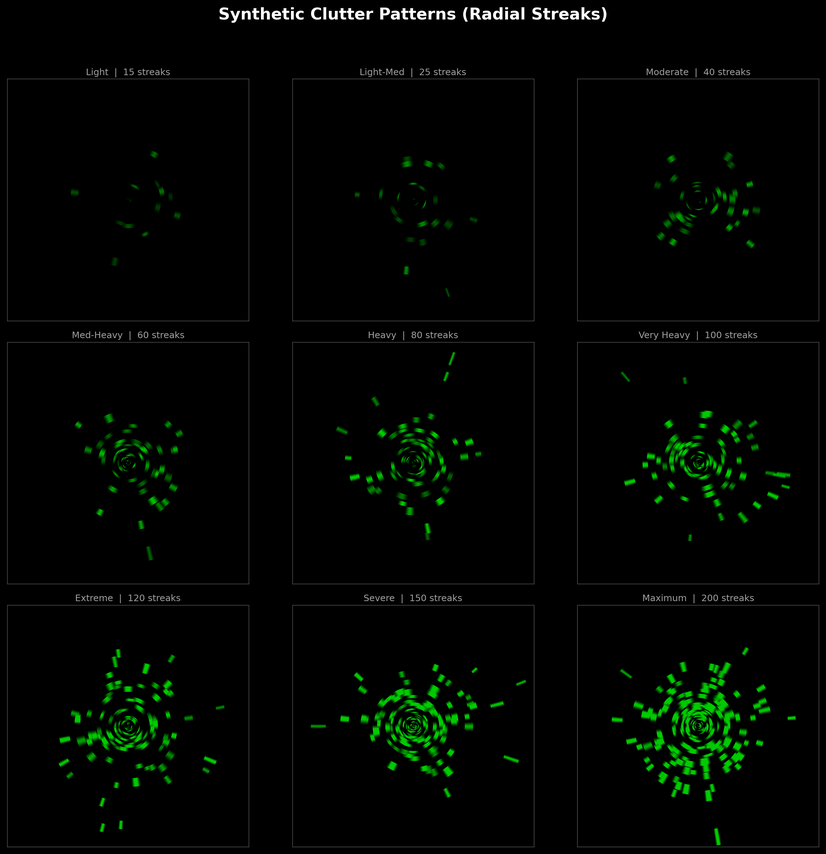
#> input picture Research/echo_trail/presentation/viz_clutter_collage.png, 826 x 854 px, shrunk from 2288 x 2364 before the run
$ python apply_trails.py --images-dir ../presentation --output-dir out
#> lines starting #> are read from the running program, lines starting #| are printed output that depends on the picture; after the words box and inside, x2 and y2 are one past the last pixel; in counts of white or black regions, pixels touching at a corner belong together
#!/usr/bin/env python3
"""Standalone echo trail renderer for ablation study.

Reads raw grayscale PNGs from Stage 4 output and applies configurable
trail rendering with multiple decay functions, intensity encoding modes,
and color mapping strategies. Uses per-pixel max compositing (Eq. 5).

Usage:
    python apply_trails.py \
        --images-dir /path/to/images \
        --labels-dir /path/to/YOLO_labels \
        --output-dir /path/to/output \
        --trail-length 6 \
        --decay linear \
        --intensity-mode binary \
        --color-mode mono
"""

import argparse
import shutil
from concurrent.futures import ThreadPoolExecutor, as_completed
from pathlib import Path
from typing import List, Optional, Tuple

import numpy as np
from PIL import Image


# ---------------------------------------------------------------------------
# Decay functions  (paper Eq. 5)
# ---------------------------------------------------------------------------

# [11 lines left out: function decay_exponential, not called in this run]


def decay_concave(k: int, N: int, p: float = 3.0) -> float:
    """Concave power decay: f(k) = max(0, 1 - (k/N)^p)."""
    return max(0.0, 1.0 - (k / N) ** p)


def decay_linear(k: int, N: int) -> float:
    """Linear decay: f(k) = 1 - k/N."""
    return max(0.0, 1.0 - k / N)


def decay_step(k: int, N: int) -> float:
    """Step (uniform) decay: f(k) = 1 if k < N else 0."""
    return 1.0 if k < N else 0.0


DECAY_FUNCTIONS = {
    "exponential": decay_exponential,
    "concave": decay_concave,
    "linear": decay_linear,
    "step": decay_step,
}


# ---------------------------------------------------------------------------
# Color mapping strategies
# ---------------------------------------------------------------------------

# [47 lines left out: functions colormap_mono, colormap_twotone, colormap_gradient, colormap_intensity, not called in this run]


COLOR_MODES = {
    "mono": "monochrome",
    "twotone": "two-tone",
    "gradient": "gradient",
    "intensity": "intensity-mapped",
}


# ---------------------------------------------------------------------------
# Core trail compositing (per-pixel max, paper Eq. 5)
# ---------------------------------------------------------------------------

def process_frame(
    frame_idx: int,
    image_files: List[Path],
    trail_length: int,
    decay_name: str,
    intensity_mode: str,
    color_mode: str,
    output_dir: Path,
) -> Optional[Path]:
    """Render one frame with echo trail overlay.

    Compositing uses per-pixel MAX across all weighted history frames,
    matching the paper's Eq. 5 formulation.
    """
#> called with frame_idx = 0, trail_length = 6, decay_name = 'linear', intensity_mode = 'binary', color_mode = 'mono'
    current_path = image_files[frame_idx]
    try:
        current_img = np.array(Image.open(current_path).convert("L"), dtype=np.float32)
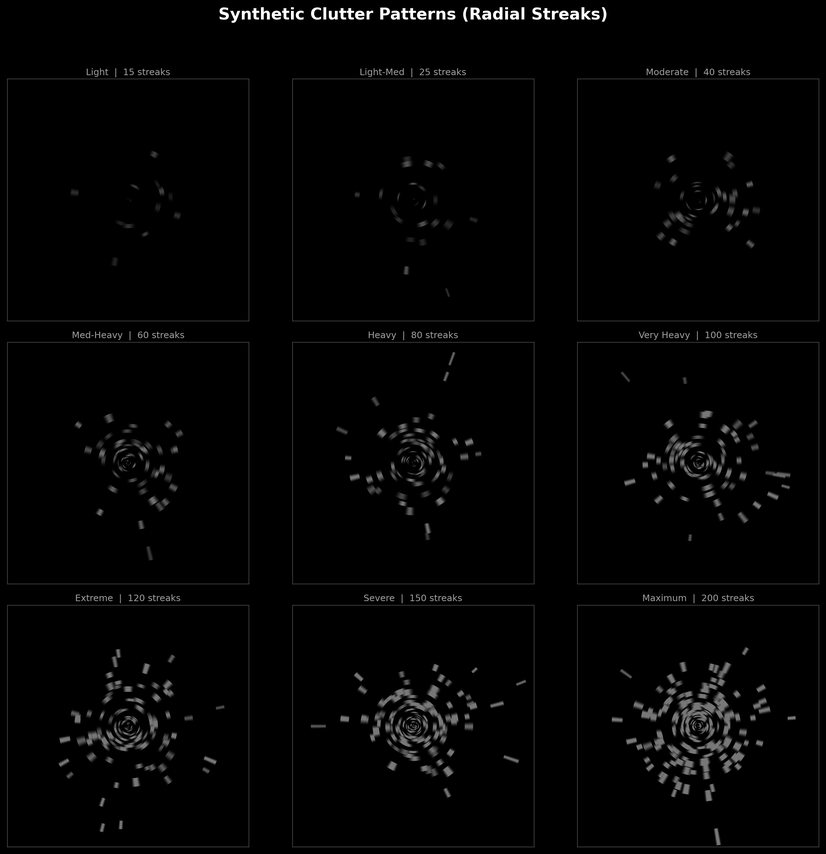
#> current_img: shape (854, 826) float32; min 0, max 255, mean 4.1
        h, w = current_img.shape
#> h = 854; w = 826

        # Gather history frames
        history_start = max(0, frame_idx - trail_length)
        history_indices = list(range(history_start, frame_idx))

        decay_fn = DECAY_FUNCTIONS[decay_name]
        N = trail_length

        # Accumulate per-pixel max across 3 RGB channels
        canvas_r = np.zeros((h, w), dtype=np.float32)
        canvas_g = np.zeros((h, w), dtype=np.float32)
        canvas_b = np.zeros((h, w), dtype=np.float32)

        for hist_frame_idx in history_indices:
            age = frame_idx - hist_frame_idx  # 1..N
            k = age  # k=1 is most recent, k=N is oldest
            weight = decay_fn(k, N)
            if weight <= 0:
                continue

            age_frac = k / N  # 0..1, 0=newest, 1=oldest

            try:
                hist_gray = np.array(
                    Image.open(image_files[hist_frame_idx]).convert("L"),
                    dtype=np.float32,
                )
            except Exception:
                continue

            # Intensity encoding
            if intensity_mode == "binary":
                mask = (hist_gray > 0).astype(np.float32)
                pixel_weight = mask * weight
            else:  # proportional
                pixel_weight = (hist_gray / 255.0) * weight

            # Apply color mapping per-pixel
            if color_mode == "mono":
                fr = np.zeros_like(pixel_weight)
                fg = pixel_weight
                fb = np.zeros_like(pixel_weight)
            elif color_mode == "twotone":
                # Trail = red (dimming with age via pixel_weight)
                fr = pixel_weight
                fg = np.zeros_like(pixel_weight)
                fb = np.zeros_like(pixel_weight)
            elif color_mode == "gradient":
                # Green -> yellow -> red based on age
                if age_frac < 0.5:
                    fr = pixel_weight * (age_frac * 2)
                    fg = pixel_weight
                else:
                    fr = pixel_weight
                    fg = pixel_weight * (1 - (age_frac - 0.5) * 2)
                fb = np.zeros_like(pixel_weight)
            elif color_mode == "intensity":
                # Jet-like mapping based on original pixel value
                norm_val = hist_gray / 255.0
                fr = np.zeros_like(pixel_weight)
                fg = np.zeros_like(pixel_weight)
                fb = np.zeros_like(pixel_weight)
                # Piecewise jet ramp
                m1 = norm_val < 0.25
                m2 = (norm_val >= 0.25) & (norm_val < 0.5)
                m3 = (norm_val >= 0.5) & (norm_val < 0.75)
                m4 = norm_val >= 0.75
                fr[m3] = (norm_val[m3] - 0.5) * 4
                fr[m4] = 1.0
                fg[m1] = norm_val[m1] * 4
                fg[m2] = 1.0
                fg[m3] = 1.0
                fg[m4] = 1.0 - (norm_val[m4] - 0.75) * 4
                fb[m1] = 1.0
                fb[m2] = 1.0 - (norm_val[m2] - 0.25) * 4
                fr *= pixel_weight
                fg *= pixel_weight
                fb *= pixel_weight
            else:
                fr = np.zeros_like(pixel_weight)
                fg = pixel_weight
                fb = np.zeros_like(pixel_weight)

            # Per-pixel MAX compositing
            canvas_r = np.maximum(canvas_r, fr)
            canvas_g = np.maximum(canvas_g, fg)
            canvas_b = np.maximum(canvas_b, fb)

        # Composite current frame on top (always full intensity)
        current_norm = current_img / 255.0

        if color_mode == "mono":
            cur_r = np.zeros_like(current_norm)
            cur_g = current_norm
            cur_b = np.zeros_like(current_norm)
        elif color_mode == "twotone":
            # Current = green
            cur_r = np.zeros_like(current_norm)
            cur_g = current_norm
            cur_b = np.zeros_like(current_norm)
        elif color_mode == "gradient":
            # Current = bright green (age=0)
            cur_r = np.zeros_like(current_norm)
            cur_g = current_norm
            cur_b = np.zeros_like(current_norm)
        elif color_mode == "intensity":
            # Current frame uses same jet mapping
            norm_val = current_norm
            cur_r = np.zeros_like(current_norm)
            cur_g = np.zeros_like(current_norm)
            cur_b = np.zeros_like(current_norm)
            m1 = norm_val < 0.25
            m2 = (norm_val >= 0.25) & (norm_val < 0.5)
            m3 = (norm_val >= 0.5) & (norm_val < 0.75)
            m4 = norm_val >= 0.75
            cur_r[m3] = (norm_val[m3] - 0.5) * 4
            cur_r[m4] = 1.0
            cur_g[m1] = norm_val[m1] * 4
            cur_g[m2] = 1.0
            cur_g[m3] = 1.0
            cur_g[m4] = 1.0 - (norm_val[m4] - 0.75) * 4
            cur_b[m1] = 1.0
            cur_b[m2] = 1.0 - (norm_val[m2] - 0.25) * 4
            cur_r *= current_norm
            cur_g *= current_norm
            cur_b *= current_norm
        else:
            cur_r = np.zeros_like(current_norm)
            cur_g = current_norm
            cur_b = np.zeros_like(current_norm)

        # Current frame overrides trail via MAX
        canvas_r = np.maximum(canvas_r, cur_r)
        canvas_g = np.maximum(canvas_g, cur_g)
        canvas_b = np.maximum(canvas_b, cur_b)

        # Where current frame has signal, suppress trail color so green wins
        current_mask = current_norm > 0
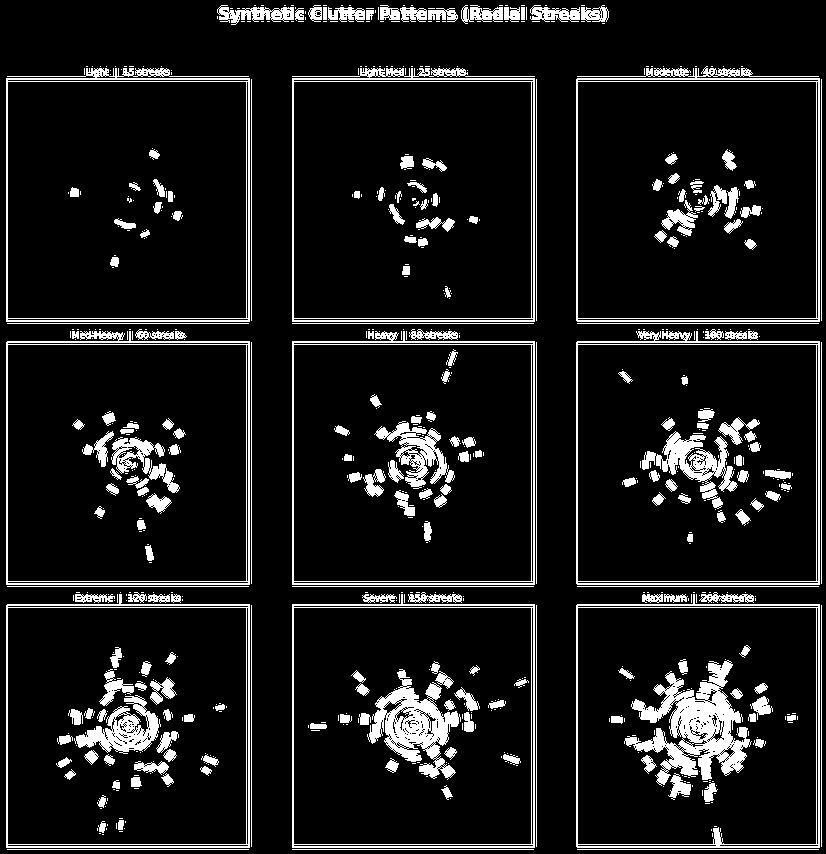
#> current_mask: shape (854, 826) bool; 10.6% white; 666 white regions (445 under 20 px), largest, box (x1, y1, x2, y2) and area: (624, 660, 752, 786) 6654, (367, 669, 461, 780) 4230, (576, 66, 820, 322) 3406
        canvas_r[current_mask] = cur_r[current_mask]
#> canvas_r: shape (854, 826) float32; every value is 0
        canvas_b[current_mask] = cur_b[current_mask]

        # Convert to uint8 RGB
        out = np.stack([
            np.clip(canvas_r * 255, 0, 255).astype(np.uint8),
            np.clip(canvas_g * 255, 0, 255).astype(np.uint8),
            np.clip(canvas_b * 255, 0, 255).astype(np.uint8),
        ], axis=-1)
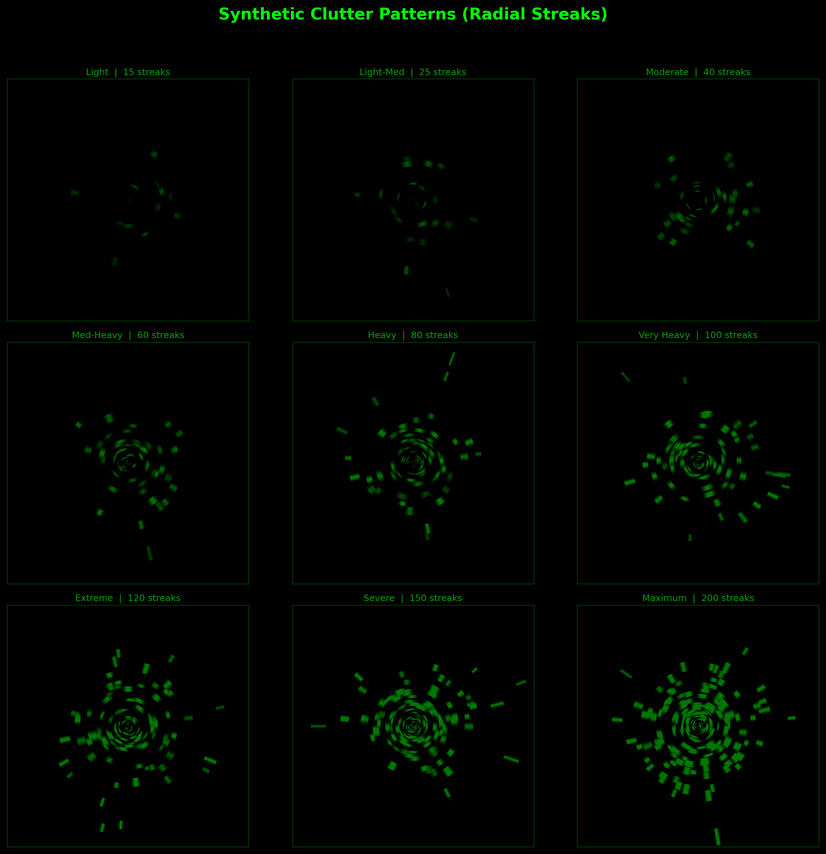
#> out: shape (854, 826, 3); mean of channels 0, 1, 2 0, 4.1, 0; drawn as R, G, B

        output_path = output_dir / current_path.name
        Image.fromarray(out, mode="RGB").save(output_path)
        return output_path

    except Exception as e:
        print(f"Error processing frame {frame_idx} ({current_path.name}): {e}")
        return None


# ---------------------------------------------------------------------------
# Main entry point
# ---------------------------------------------------------------------------

def apply_trails(
    images_dir: str,
    output_dir: str,
    labels_dir: Optional[str] = None,
    trail_length: int = 6,
    decay: str = "linear",
    intensity_mode: str = "binary",
    color_mode: str = "mono",
    threads: int = 8,
) -> Tuple[str, Optional[str]]:
    """Apply echo trails to a sequence of grayscale radar frames.

    Args:
        images_dir: Directory with sequential grayscale PNGs (Stage 4 output).
        output_dir: Base output directory for trail images.
        labels_dir: Directory with YOLO labels to copy alongside.
        trail_length: Number of history frames (N).
        decay: Decay function name (exponential, concave, linear, step).
        intensity_mode: Encoding mode (binary, proportional).
        color_mode: Color mapping (mono, twotone, gradient, intensity).
        threads: Number of worker threads.

    Returns:
        (trail_images_dir, trail_labels_dir) paths.
    """
    images_path = Path(images_dir)
    image_files = sorted(
        p for p in images_path.glob("*.png") if not p.name.startswith("._")
    )
    if not image_files:
        print(f"No PNG files found in {images_dir}")
        return None, None

    trail_images_dir = Path(output_dir) / "trail_images"
    trail_images_dir.mkdir(parents=True, exist_ok=True)

    config_str = (f"N={trail_length}, decay={decay}, "
                  f"intensity={intensity_mode}, color={color_mode}")
    print(f"Applying echo trails to {len(image_files)} frames ({config_str})")

    completed = 0
    total = len(image_files)

    with ThreadPoolExecutor(max_workers=threads) as executor:
        futures = {
            executor.submit(
                process_frame,
                i, image_files, trail_length,
                decay, intensity_mode, color_mode,
                trail_images_dir,
            ): i
            for i in range(total)
        }
#> call 2 of process_frame, with frame_idx = 1, trail_length = 6, decay_name = 'linear', intensity_mode = 'binary', color_mode = 'mono'
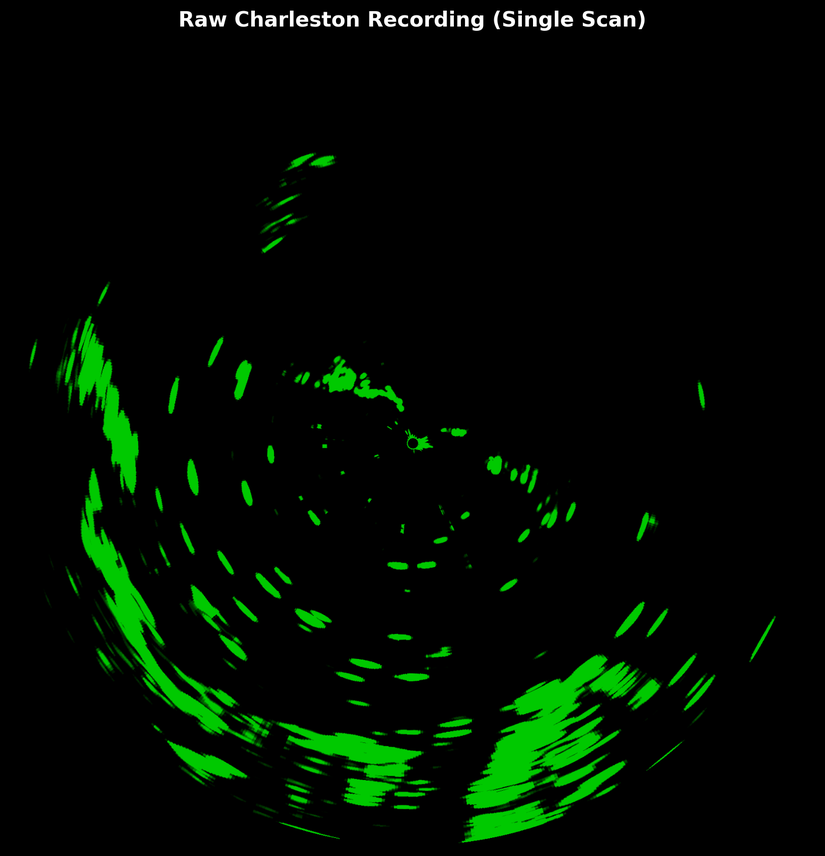
#> input picture Research/echo_trail/presentation/viz_raw_charleston.png, 825 x 856 px, shrunk from 1554 x 1612 before the run
#> in process_frame (call 2), `current_img = np.array(Image.open(current_path).convert("L"), dtype=np..`:
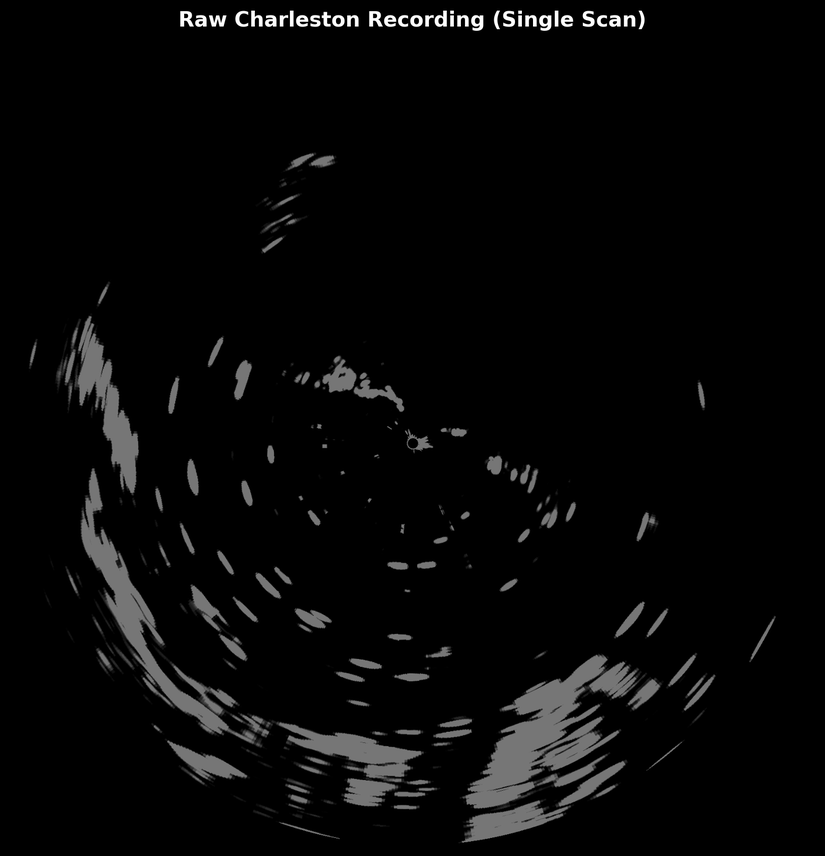
#> current_img: shape (856, 825) float32; min 0, max 255, mean 8

        for future in as_completed(futures):
            future.result()
            completed += 1
            if completed % 50 == 0 or completed == total:
                print(f"  Progress: {completed}/{total}")

    # Copy labels alongside trail images
    trail_labels_dir = None
    if labels_dir:
        labels_path = Path(labels_dir)
        label_files = sorted(labels_path.glob("*.txt"))
        if label_files:
            trail_labels_path = Path(output_dir) / "trail_labels"
            trail_labels_path.mkdir(parents=True, exist_ok=True)
            trail_labels_dir = str(trail_labels_path)
            for lf in label_files:
                shutil.copy2(str(lf), str(trail_labels_path / lf.name))
            print(f"  Copied {len(label_files)} label files")

    print(f"Trail images saved to: {trail_images_dir}")
    return str(trail_images_dir), trail_labels_dir


def main():
    parser = argparse.ArgumentParser(
        description="Standalone echo trail renderer for ablation study"
    )
    parser.add_argument("--images-dir", required=True,
                        help="Directory with grayscale PNGs (Stage 4 output)")
    parser.add_argument("--labels-dir", default=None,
                        help="Directory with YOLO labels to copy")
    parser.add_argument("--output-dir", required=True,
                        help="Output directory")
    parser.add_argument("--trail-length", type=int, default=6,
                        help="Number of history frames N (default: 6)")
    parser.add_argument("--decay", choices=list(DECAY_FUNCTIONS.keys()),
                        default="linear",
                        help="Decay function (default: linear)")
    parser.add_argument("--intensity-mode", choices=["binary", "proportional"],
                        default="binary",
                        help="Intensity encoding (default: binary)")
    parser.add_argument("--color-mode", choices=list(COLOR_MODES.keys()),
                        default="mono",
                        help="Color mapping (default: mono)")
    parser.add_argument("--threads", type=int, default=8,
                        help="Worker threads (default: 8)")

    args = parser.parse_args()

    apply_trails(
        images_dir=args.images_dir,
        output_dir=args.output_dir,
        labels_dir=args.labels_dir,
        trail_length=args.trail_length,
        decay=args.decay,
        intensity_mode=args.intensity_mode,
        color_mode=args.color_mode,
        threads=args.threads,
    )


if __name__ == "__main__":
    main()
